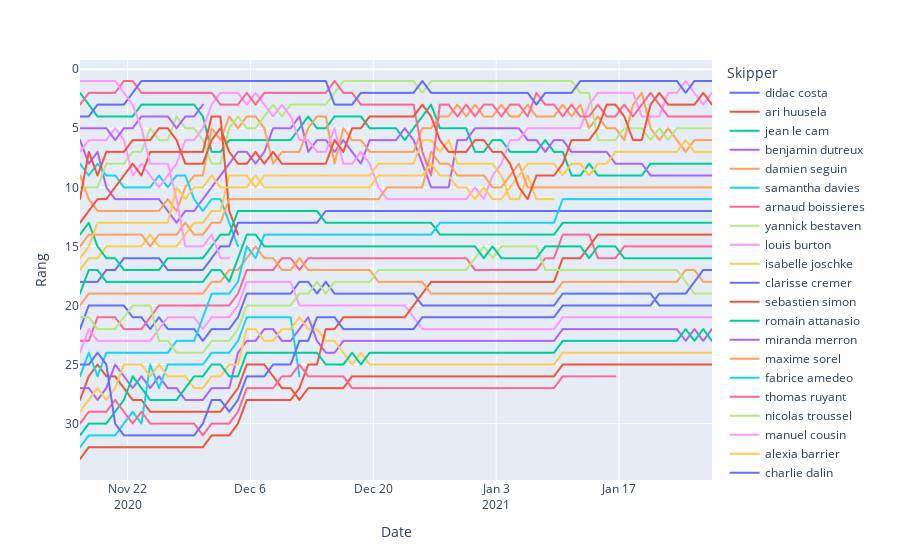

Notebook code cell kept with this figure:
### Markdown cell above
### Evolution du classement des voiliers durant la course

### Code cell
dates =  pd.date_range(start="2020-11-16 14:00:00", end=df_ranks.index.get_level_values(0)[-1], freq='D')

df = df_ranks[[("Rang",''),("Skipper",'')]].loc[dates].reset_index(level=1)
fig = px.line(df, x=df.index.get_level_values(0), y="Rang",color="Skipper")
fig.update_yaxes(autorange="reversed").show()
